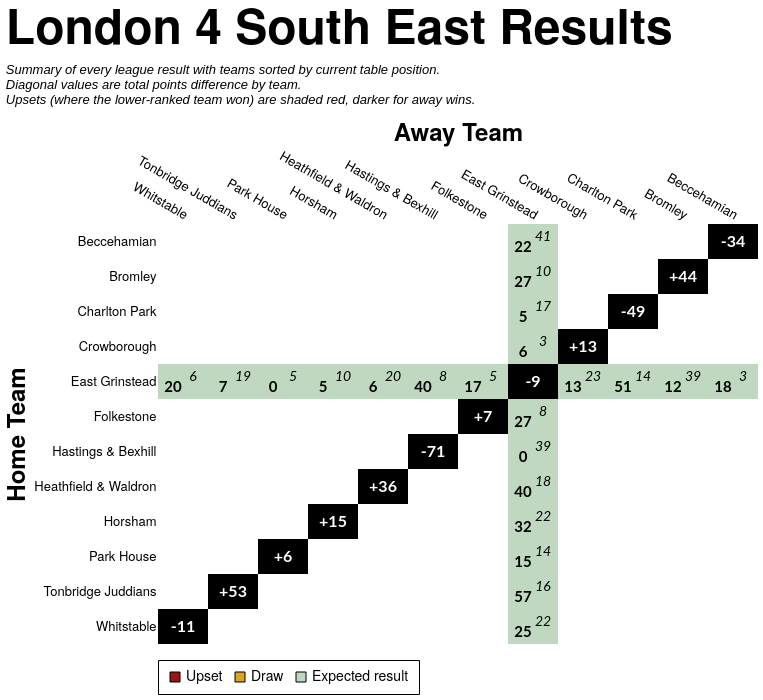

The specification (Vega-Lite) saved for this image:
### Vega-Lite specification from a JSON file in a GitHub repository (floating-point values rounded to 4 significant figures; data arrays with more than 128 entries replaced by an {"elided": "..."} marker saying what was removed)
{"config": {"axis": {"labelFont": "PT Sans Narrow, Helvetica Neue, Helvetica, Arial, sans-serif", "titleFont": "PT Sans Narrow, Helvetica Neue, Helvetica, Arial, sans-serif", "labelFontSize": 13, "titleFontSize": 24, "gridColor": "#202947", "gridOpacity": 0.2, "zindex": 1}, "text": {"font": "Lato, sans-serif"}, "bar": {"cornerRadiusEnd": 5}, "header": {"labelFont": "PT Sans Narrow, Helvetica Neue, Helvetica, Arial, sans-serif", "titleFont": "PT Sans Narrow, Helvetica Neue, Helvetica, Arial, sans-serif", "labelFontSize": 24, "titleFontSize": 28, "labelFontWeight": "bold", "orient": "left"}, "legend": {"labelFont": "PT Sans Narrow, Helvetica Neue, Helvetica, Arial, sans-serif", "titleFont": "PT Sans Narrow, Helvetica Neue, Helvetica, Arial, sans-serif", "labelFontSize": 14, "titleFontSize": 16, "titlePadding": 5, "fillColor": "white", "strokeColor": "black", "padding": 10, "titleFontWeight": "lighter", "titleFontStyle": "italic", "titleColor": "gray", "offset": 10}, "title": {"font": "PT Sans Narrow, Helvetica Neue, Helvetica, Arial, sans-serif", "fontSize": 48, "fontWeight": "bold", "anchor": "start", "align": "center", "titlePadding": 20, "subtitlePadding": 10, "subtitleFontSize": 13, "subtitleColor": "", "subtitleFontStyle": "italic", "offset": 15, "color": "black"}, "axisX": {"labelAngle": 0}, "facet": {"title": null, "header": null, "align": {"row": "each", "column": "each"}, "spacing": 10}, "resolve": {"scale": {"y": "independent", "facet": "independent"}}, "background": "transparent", "scale": {"offsetBandPaddingOuter": 0.2, "offsetBandPaddingInner": 0.1}, "view": {"stroke": null, "background": "transparent"}}, "layer": [{"data": {"name": "data-732481394a3b356df886dcbbc5d3c083"}, "mark": {"type": "rect"}, "encoding": {"color": {"field": "unexpected_result", "legend": {"labelExpr": "datum.value === 'Upset (Away Win)' ? 'Upset' : datum.value", "labelLimit": 220, "offset": 16, "orient": "bottom", "symbolStrokeColor": "black", "symbolStrokeWidth": 1, "values": ["Upset (Away Win)", "Draw", "Expected result"]}, "scale": {"domain": ["Expected result", "Upset (Home Win)", "Upset (Away Win)", "Draw", "To be played", "N/A"], "range": ["#146f1444", "#991515bb", "#991515", "goldenrod", "white", "black"]}, "title": null, "type": "nominal"}, "opacity": {"condition": {"test": "datum.home_team == param_20['home_team'] || datum.away_team == param_20['home_team'] || !isValid(param_20['home_team'])", "value": 1.0}, "value": 0.1}, "tooltip": [{"field": "home_team", "title": "Home", "type": "nominal"}, {"field": "away_team", "title": "Away", "type": "nominal"}, {"field": "home_score_text", "title": "Home Score", "type": "nominal"}, {"field": "away_score_text", "title": "Away Score", "type": "nominal"}, {"field": "result", "title": "Result", "type": "nominal"}, {"field": "unexpected_result", "title": "Unexpectedness", "type": "nominal"}, {"field": "date", "format": "%d %b %Y", "title": "Date", "type": "temporal"}], "x": {"axis": {"domain": false, "grid": false, "labelAngle": 30, "orient": "top", "ticks": false}, "field": "away_team", "sort": ["Whitstable", "Tonbridge Juddians", "Park House", "Horsham", "Heathfield & Waldron", "Hastings & Bexhill", "Folkestone", "East Grinstead", "Crowborough", "Charlton Park", "Bromley", "Beccehamian"], "title": "Away Team", "type": "nominal"}, "y": {"axis": {"domain": false, "grid": false, "ticks": false}, "field": "home_team", "sort": ["Beccehamian", "Bromley", "Charlton Park", "Crowborough", "East Grinstead", "Folkestone", "Hastings & Bexhill", "Heathfield & Waldron", "Horsham", "Park House", "Tonbridge Juddians", "Whitstable"], "title": "Home Team", "type": "nominal"}}, "name": "view_21"}, {"data": {"name": "data-732481394a3b356df886dcbbc5d3c083"}, "mark": {"type": "text", "fontStyle": "italic", "size": 14, "xOffset": 10, "yOffset": -5}, "encoding": {"color": {"condition": {"test": "(datum.home_team == param_20['home_team'] || datum.away_team == param_20['home_team'] || !isValid(param_20['home_team'])) && datum.unexpected_result == 'Expected result'", "value": "black"}, "value": "white"}, "text": {"field": "away_score_text", "type": "nominal"}, "x": {"field": "away_team", "sort": ["Whitstable", "Tonbridge Juddians", "Park House", "Horsham", "Heathfield & Waldron", "Hastings & Bexhill", "Folkestone", "East Grinstead", "Crowborough", "Charlton Park", "Bromley", "Beccehamian"], "type": "nominal"}, "y": {"field": "home_team", "sort": ["Beccehamian", "Bromley", "Charlton Park", "Crowborough", "East Grinstead", "Folkestone", "Hastings & Bexhill", "Heathfield & Waldron", "Horsham", "Park House", "Tonbridge Juddians", "Whitstable"], "type": "nominal"}}, "transform": [{"filter": "datum.away_score_text != '' && datum.away_score_text != 'WO'"}]}, {"data": {"name": "data-732481394a3b356df886dcbbc5d3c083"}, "mark": {"type": "text", "size": 12, "xOffset": 10, "yOffset": -5}, "encoding": {"color": {"condition": {"test": "(datum.home_team == param_20['home_team'] || datum.away_team == param_20['home_team'] || !isValid(param_20['home_team'])) && datum.unexpected_result == 'Expected result'", "value": "black"}, "value": "white"}, "text": {"field": "away_score_text", "type": "nominal"}, "x": {"field": "away_team", "sort": ["Whitstable", "Tonbridge Juddians", "Park House", "Horsham", "Heathfield & Waldron", "Hastings & Bexhill", "Folkestone", "East Grinstead", "Crowborough", "Charlton Park", "Bromley", "Beccehamian"], "type": "nominal"}, "y": {"field": "home_team", "sort": ["Beccehamian", "Bromley", "Charlton Park", "Crowborough", "East Grinstead", "Folkestone", "Hastings & Bexhill", "Heathfield & Waldron", "Horsham", "Park House", "Tonbridge Juddians", "Whitstable"], "type": "nominal"}}, "transform": [{"filter": "datum.away_score_text == 'WO'"}]}, {"data": {"name": "data-732481394a3b356df886dcbbc5d3c083"}, "mark": {"type": "text", "fontWeight": "bold", "size": 15, "xOffset": -10, "yOffset": 5}, "encoding": {"color": {"condition": {"test": "(datum.home_team == param_20['home_team'] || datum.away_team == param_20['home_team'] || !isValid(param_20['home_team'])) && datum.unexpected_result == 'Expected result'", "value": "black"}, "value": "white"}, "text": {"field": "home_score_text", "type": "nominal"}, "x": {"field": "away_team", "sort": ["Whitstable", "Tonbridge Juddians", "Park House", "Horsham", "Heathfield & Waldron", "Hastings & Bexhill", "Folkestone", "East Grinstead", "Crowborough", "Charlton Park", "Bromley", "Beccehamian"], "type": "nominal"}, "y": {"field": "home_team", "sort": ["Beccehamian", "Bromley", "Charlton Park", "Crowborough", "East Grinstead", "Folkestone", "Hastings & Bexhill", "Heathfield & Waldron", "Horsham", "Park House", "Tonbridge Juddians", "Whitstable"], "type": "nominal"}}, "transform": [{"filter": "datum.home_score_text != '' && datum.home_score_text != 'WO'"}]}, {"data": {"name": "data-732481394a3b356df886dcbbc5d3c083"}, "mark": {"type": "text", "size": 12, "xOffset": -10, "yOffset": 5}, "encoding": {"color": {"condition": {"test": "(datum.home_team == param_20['home_team'] || datum.away_team == param_20['home_team'] || !isValid(param_20['home_team'])) && datum.unexpected_result == 'Expected result'", "value": "black"}, "value": "white"}, "text": {"field": "home_score_text", "type": "nominal"}, "x": {"field": "away_team", "sort": ["Whitstable", "Tonbridge Juddians", "Park House", "Horsham", "Heathfield & Waldron", "Hastings & Bexhill", "Folkestone", "East Grinstead", "Crowborough", "Charlton Park", "Bromley", "Beccehamian"], "type": "nominal"}, "y": {"field": "home_team", "sort": ["Beccehamian", "Bromley", "Charlton Park", "Crowborough", "East Grinstead", "Folkestone", "Hastings & Bexhill", "Heathfield & Waldron", "Horsham", "Park House", "Tonbridge Juddians", "Whitstable"], "type": "nominal"}}, "transform": [{"filter": "datum.home_score_text == 'WO'"}]}, {"data": {"name": "data-c2a0b339b26e188ceb94ff2724314932"}, "mark": {"type": "text", "color": "white", "fontWeight": "bold", "size": 16}, "encoding": {"text": {"field": "display_text", "type": "nominal"}, "tooltip": [{"field": "home_team", "title": "Team", "type": "nominal"}, {"field": "display_text", "title": "Points Difference", "type": "nominal"}], "x": {"field": "away_team", "sort": ["Whitstable", "Tonbridge Juddians", "Park House", "Horsham", "Heathfield & Waldron", "Hastings & Bexhill", "Folkestone", "East Grinstead", "Crowborough", "Charlton Park", "Bromley", "Beccehamian"], "type": "nominal"}, "y": {"field": "home_team", "sort": ["Beccehamian", "Bromley", "Charlton Park", "Crowborough", "East Grinstead", "Folkestone", "Hastings & Bexhill", "Heathfield & Waldron", "Horsham", "Park House", "Tonbridge Juddians", "Whitstable"], "type": "nominal"}}}], "height": {"step": 35}, "params": [{"name": "param_20", "select": {"type": "point", "clear": "dblclick", "fields": ["home_team"], "on": "click"}, "value": null, "views": ["view_21"]}], "title": {"text": "London 4 South East Results", "subtitle": ["Summary of every league result with teams sorted by current table position.", "Diagonal values are total points difference by team.", "Upsets (where the lower-ranked team won) are shaded red, darker for away wins."]}, "width": {"step": 50}, "$schema": "https://vega.github.io/schema/vega-lite/v5.20.1.json", "datasets": {"data-732481394a3b356df886dcbbc5d3c083": {"elided": "144 records"}, "data-c2a0b339b26e188ceb94ff2724314932": [{"home_team": "Beccehamian", "away_team": "Beccehamian", "match_id": null, "date": "", "home_score": null, "away_score": null, "home_walkover": null, "away_walkover": null, "result": "N/A", "home_score_text": "", "away_score_text": "", "wo_result": "", "score_text": "", "display_text": "-34", "is_diagonal": true, "result_simple": "N/A", "unexpected_result": "N/A", "unexpected_opacity": 1.0}, {"home_team": "Bromley", "away_team": "Bromley", "match_id": null, "date": "", "home_score": null, "away_score": null, "home_walkover": null, "away_walkover": null, "result": "N/A", "home_score_text": "", "away_score_text": "", "wo_result": "", "score_text": "", "display_text": "+44", "is_diagonal": true, "result_simple": "N/A", "unexpected_result": "N/A", "unexpected_opacity": 1.0}, {"home_team": "Charlton Park", "away_team": "Charlton Park", "match_id": null, "date": "", "home_score": null, "away_score": null, "home_walkover": null, "away_walkover": null, "result": "N/A", "home_score_text": "", "away_score_text": "", "wo_result": "", "score_text": "", "display_text": "-49", "is_diagonal": true, "result_simple": "N/A", "unexpected_result": "N/A", "unexpected_opacity": 1.0}, {"home_team": "Crowborough", "away_team": "Crowborough", "match_id": null, "date": "", "home_score": null, "away_score": null, "home_walkover": null, "away_walkover": null, "result": "N/A", "home_score_text": "", "away_score_text": "", "wo_result": "", "score_text": "", "display_text": "+13", "is_diagonal": true, "result_simple": "N/A", "unexpected_result": "N/A", "unexpected_opacity": 1.0}, {"home_team": "East Grinstead", "away_team": "East Grinstead", "match_id": null, "date": "", "home_score": null, "away_score": null, "home_walkover": null, "away_walkover": null, "result": "N/A", "home_score_text": "", "away_score_text": "", "wo_result": "", "score_text": "", "display_text": "-9", "is_diagonal": true, "result_simple": "N/A", "unexpected_result": "N/A", "unexpected_opacity": 1.0}, {"home_team": "Folkestone", "away_team": "Folkestone", "match_id": null, "date": "", "home_score": null, "away_score": null, "home_walkover": null, "away_walkover": null, "result": "N/A", "home_score_text": "", "away_score_text": "", "wo_result": "", "score_text": "", "display_text": "+7", "is_diagonal": true, "result_simple": "N/A", "unexpected_result": "N/A", "unexpected_opacity": 1.0}, {"home_team": "Hastings & Bexhill", "away_team": "Hastings & Bexhill", "match_id": null, "date": "", "home_score": null, "away_score": null, "home_walkover": null, "away_walkover": null, "result": "N/A", "home_score_text": "", "away_score_text": "", "wo_result": "", "score_text": "", "display_text": "-71", "is_diagonal": true, "result_simple": "N/A", "unexpected_result": "N/A", "unexpected_opacity": 1.0}, {"home_team": "Heathfield & Waldron", "away_team": "Heathfield & Waldron", "match_id": null, "date": "", "home_score": null, "away_score": null, "home_walkover": null, "away_walkover": null, "result": "N/A", "home_score_text": "", "away_score_text": "", "wo_result": "", "score_text": "", "display_text": "+36", "is_diagonal": true, "result_simple": "N/A", "unexpected_result": "N/A", "unexpected_opacity": 1.0}, {"home_team": "Horsham", "away_team": "Horsham", "match_id": null, "date": "", "home_score": null, "away_score": null, "home_walkover": null, "away_walkover": null, "result": "N/A", "home_score_text": "", "away_score_text": "", "wo_result": "", "score_text": "", "display_text": "+15", "is_diagonal": true, "result_simple": "N/A", "unexpected_result": "N/A", "unexpected_opacity": 1.0}, {"home_team": "Park House", "away_team": "Park House", "match_id": null, "date": "", "home_score": null, "away_score": null, "home_walkover": null, "away_walkover": null, "result": "N/A", "home_score_text": "", "away_score_text": "", "wo_result": "", "score_text": "", "display_text": "+6", "is_diagonal": true, "result_simple": "N/A", "unexpected_result": "N/A", "unexpected_opacity": 1.0}, {"home_team": "Tonbridge Juddians", "away_team": "Tonbridge Juddians", "match_id": null, "date": "", "home_score": null, "away_score": null, "home_walkover": null, "away_walkover": null, "result": "N/A", "home_score_text": "", "away_score_text": "", "wo_result": "", "score_text": "", "display_text": "+53", "is_diagonal": true, "result_simple": "N/A", "unexpected_result": "N/A", "unexpected_opacity": 1.0}, {"home_team": "Whitstable", "away_team": "Whitstable", "match_id": null, "date": "", "home_score": null, "away_score": null, "home_walkover": null, "away_walkover": null, "result": "N/A", "home_score_text": "", "away_score_text": "", "wo_result": "", "score_text": "", "display_text": "-11", "is_diagonal": true, "result_simple": "N/A", "unexpected_result": "N/A", "unexpected_opacity": 1.0}]}}
